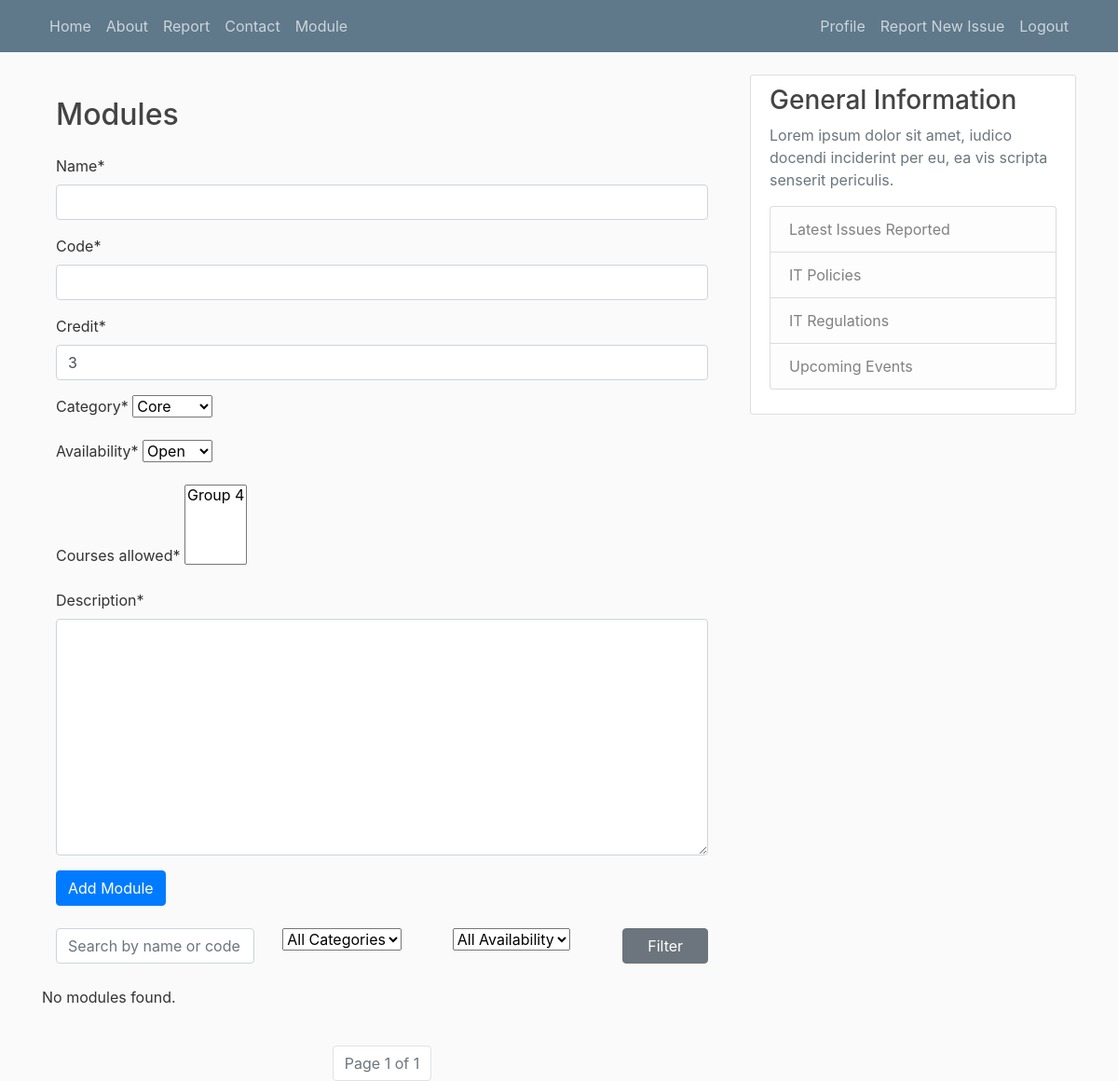
The app's page /module/ (signed in), older data.
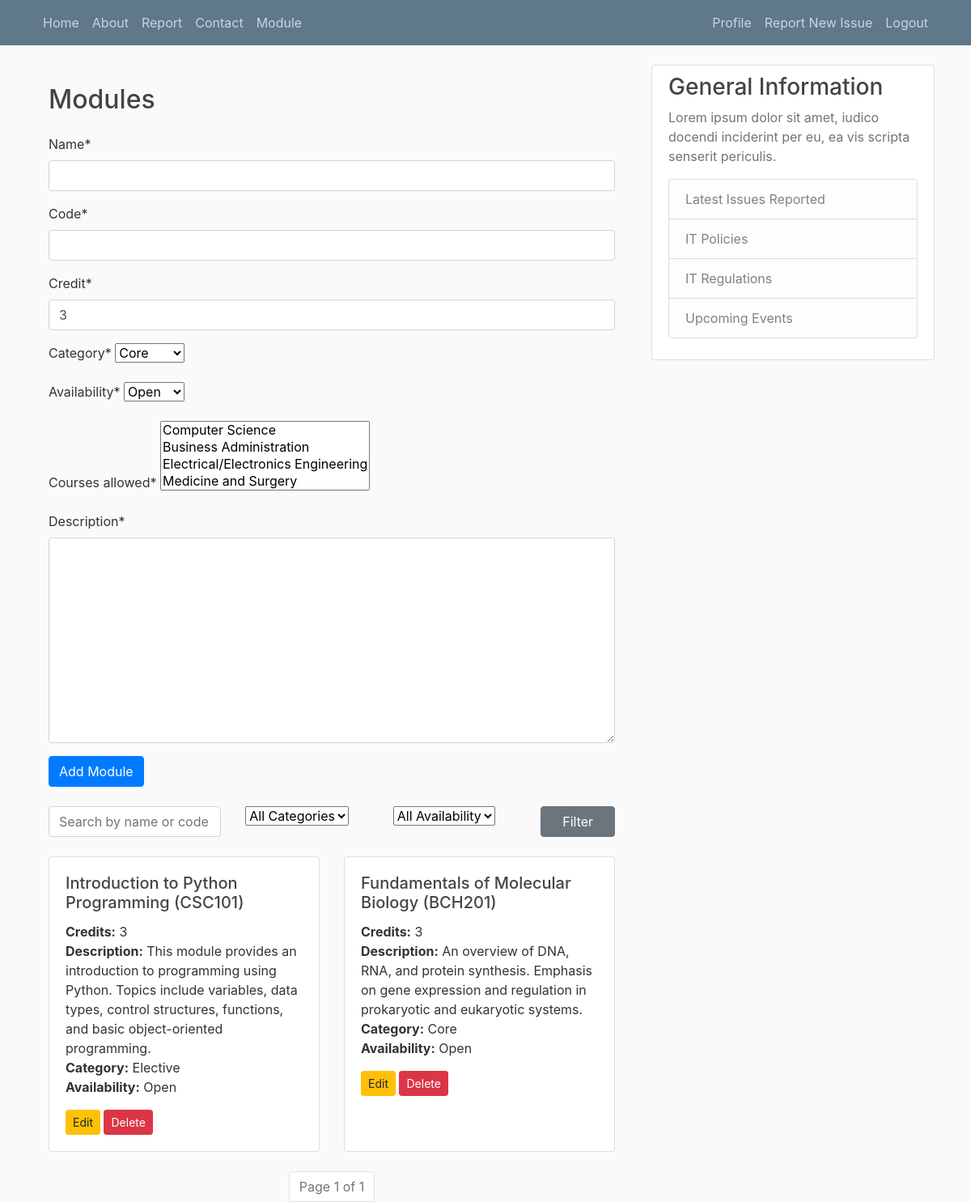
The same page, newer data.
### itreporting/models.py (models this page shows)
class Module(models.Model):
    CATEGORY_CHOICES = [
    ('core', 'Core'),
    ('elective', 'Elective'),
    ('general', 'General'),
    ('optional', 'Optional')
    ]
    AVAILABILITY_CHOICES = [
        ('open', 'Open'),
        ('closed', 'Closed'),
    ]
    name = models.CharField(max_length=100)
    code = models.CharField(max_length=10, unique=True)
    credit = models.PositiveIntegerField(default=3)
    category = models.CharField(max_length=100, choices=CATEGORY_CHOICES, default='General')
    availability = models.CharField(max_length=6, choices=AVAILABILITY_CHOICES, default='open')
    courses_allowed = models.ManyToManyField(Group, related_name='modules')
    description = models.TextField()
    def __str__(self):
        return f"{self.code} - {self.name}"

### itreporting/views.py (the view)
# urls.py: path('module/', views.module_list, name='module_list'),
@login_required
def module_list(request):
    query = request.GET.get('q')
    student = request.user.student
    registered_modules = Registration.objects.filter(student=student).values_list('module_id', flat=True)
    query = request.GET.get('q')
    category_type = request.GET.get('category_type')
    availability = request.GET.get('availability')
    registered_modules = Registration.objects.filter(student=student).values_list('module_id', flat=True)
    if request.user.is_staff:
        modules = Module.objects.all()
    else:
        modules = Module.objects.filter(courses_allowed__in=request.user.groups.all()).distinct()
    print("DEBUG - Filtered modules for user:", modules)
    if category_type:
        modules = modules.filter(category=category_type)
    if availability == "open":
        modules = modules.filter(availability='open')
    elif availability == "closed":
        modules = modules.filter(availability='closed')
    if query:
        modules = modules.filter(
             Q(name__icontains=query) | Q(code__icontains=query))
    paginator = Paginator(modules, 4)  # 4 modules per page
    page_number = request.GET.get('page')
    page_obj = paginator.get_page(page_number)
    query_params = request.GET.copy()
    if 'page' in query_params:
        query_params.pop('page')
    query_string = query_params.urlencode()
    if request.method == 'POST':
        form = ModuleForm(request.POST)
        if form.is_valid():
            form.save()
            messages.success(request, "Module added successfully.")  # ✅ success message
            return redirect('itreporting:module_list')
    else:
        form = ModuleForm()
    context = {
        'form': form,
        'query': query,
        'category_type': category_type,
        'availability': availability,
        'page_obj': page_obj,  # Use page_obj in template
        'registered_modules': registered_modules,
    }
    return render(request, 'modules/module_list.html', context)

### itreporting/forms.py
class ModuleForm(forms.ModelForm):
    class Meta:
        model = Module
        fields = '__all__'

### itreporting/templates/modules/module_list.html (shortened to what this page needs)
{% extends 'itreporting/base.html' %}
{% load crispy_forms_tags %}
{% block content %}
<div class="container mt-4">
    <h2 class="mb-4">Modules</h2>
    {% if user.is_staff %}
        <form method="POST" class="mb-4">
            {{ form|crispy }}
            <button type="submit" class="btn btn-primary">Add Module</button>
        </form>
    {% endif %}
    <form method="get" class="mb-4">
        <div class="row g-2">
            <div class="col-md-4">
                <input type="text" name="q" value="{{ query|default_if_none:'' }}" class="form-control" placeholder="Search by name or code">
            </div>
            <div class="col-md-3">
                <select name="category_type" class="form-select">
                    <option value="">All Categories</option>
                </select>
            </div>
            <div class="col-md-3">
                <select name="availability" class="form-select">
                    <option value="">All Availability</option>
                </select>
            </div>
            <div class="col-md-2">
                <button type="submit" class="btn btn-secondary w-100">Filter</button>
            </div>
        </div>
    </form>
    <div class="row row-cols-1 row-cols-md-2 g-4">
        {% for module in page_obj %}
            <div class="col">
                <div class="card h-100 shadow-sm">
                    <div class="card-body">
                        <h5 class="card-title">{{ module.name }} ({{ module.code }})</h5>
                        <p class="card-text">
                            <strong>Credits:</strong> {{ module.credit }}<br>
                            <strong>Description:</strong> {{ module.description }}<br>
                            <strong>Category:</strong> {{ module.category|capfirst }}<br>
                            <strong>Availability:</strong> {{ module.get_availability_display }}
                        </p>
                        {% if user.is_staff %}
                            <a href="{% url 'itreporting:edit_module' pk=module.pk %}" class="btn btn-warning btn-sm">Edit</a>
                            <a href="{% url 'itreporting:delete_module' pk=module.pk %}" class="btn btn-danger btn-sm" onclick="return confirm('Are you sure you want to delete this module?');">Delete</a>
                        {% endif %}
                    </div>
                </div>
            </div>
        {% empty %}
            <p>No modules found.</p>
        {% endfor %}
    </div>
    <nav aria-label="Module pagination" class="mt-4">
        <ul class="pagination justify-content-center">
            <li class="page-item disabled">
                <span class="page-link">Page {{ page_obj.number }} of {{ page_obj.paginator.num_pages }}</span>
            </li>
        </ul>
    </nav>
</div>
{% endblock %}

### itreporting/templates/itreporting/base.html (shortened to what this page needs)
{% load static %}
<!DOCTYPE html>
<html>
<head>
    <link href="https://cdn.jsdelivr.net/npm/bootstrap-icons@1.10.5/font/bootstrap-icons.css" rel="stylesheet">
    <link rel="stylesheet" href="https://cdn.jsdelivr.net/npm/bootstrap@4.0.0/dist/css/bootstrap.min.css">
    <link rel="stylesheet" type="text/css" href="{% url 'itreporting:home' %}" />
    <link rel="stylesheet" type="text/css" href="{% url 'itreporting:about' %}" />
    <link rel="stylesheet" type="text/css" href="{% url 'itreporting:contact' %}" />
    <link rel="stylesheet" type="text/css" href="{% static 'css/styles.css' %}" />
</head>
<body>
    <div class="container">
        <header class="site-header">
            <nav class="navbar navbar-expand-md navbar-dark bg-steel fixed-top">
                <div class="container">
                <div class="collapse navbar-collapse" id="navbarToggle">
                    <div class="navbar-nav mr-auto">
                        <a class="nav-item nav-link" href="{% url 'itreporting:home' %}">Home</a>
                        <a class="nav-item nav-link" href="{% url 'itreporting:about' %}">About</a>
                        <a class="nav-item nav-link" href="{% url 'itreporting:report' %}">Report</a>
                        <a class="nav-item nav-link" href="{% url 'itreporting:contact' %}">Contact</a>
                        <a class="nav-item nav-link" href="{% url 'itreporting:module_list' %}">Module</a>
                    </div>
                    <div class="navbar-nav">
                            {% if user.is_authenticated  %}
                            <a class="nav-item nav-link" href="{% url 'users:student' %}">Profile</a>
                            <a class="nav-item nav-link" href="{% url 'itreporting:issue-create' %}">Report New Issue</a>
                                <form method="post" id="frm_logout" action="{% url 'logout' %}">
                                    <a class="nav-item nav-link" href="javascript:$('#frm_logout').submit();">Logout</a>
                                </form>
                            {% else %}
                                <a class="nav-item nav-link" href="{% url 'login' %}">Login</a>
                                <a class="nav-item nav-link" href="{% url 'register' %}">Register</a>
                            {% endif %}
                    </div>
                </div>
                </div>
            </nav>
        </header>
        <div class="row">
            <div class="col-md-8">
            {% block content %}{% endblock %}
            </div>
            <div class="col-md-4">
                <div class="content-section">
                    <h3>General Information</h3>
                    <p class='text-muted'>Lorem ipsum dolor sit amet, iudico docendi inciderint per eu, ea vis scripta senserit periculis.
                      <ul class="list-group">
                        <li class="list-group-item list-group-item-light">Latest Issues Reported</li>
                        <li class="list-group-item list-group-item-light">IT Policies</li>
                        <li class="list-group-item list-group-item-light">IT Regulations</li>
                        <li class="list-group-item list-group-item-light">Upcoming Events</li>
                      </ul>
                    </p>
                  </div>
            </div>
        </div>
    </div>
</body>
</html>

### static/css/styles.css (style rules this page uses)
body { background: #fafafa; color: #333333; margin-top: 5rem; }
h1, h2, h3, h4, h5, h6 { color: #444444; }
ul { margin: 0; }
.bg-steel { background-color: #5f788a; }
.site-header .navbar-nav .nav-link { color: #cbd5db; }
.content-section { background: #ffffff; padding: 10px 20px; border: 1px solid #dddddd; border-radius: 3px; margin-bottom: 20px; }

Row changes from the older to the newer data that the page shows:
added Module: name "Introduction to Python Programming", code "CSC101", credit "3", description "This module provides an introduction to programming using Python. Topics include variables, data types, control structures, functions, and basic object-oriented programming.", category "Elective", availability "Open"
added Module: name "Fundamentals of Molecular Biology", code "BCH201", credit "3", description "An overview of DNA, RNA, and protein synthesis. Emphasis on gene expression and regulation in prokaryotic and eukaryotic systems.", category "Core", availability "Open"
Text that changed along with them:
form field courses_allowed: "Group 4" → "Computer Science / Business Administration / Electrical/Electronics Engineering / Medicine and Surgery"
text no longer shown: "No modules found."
